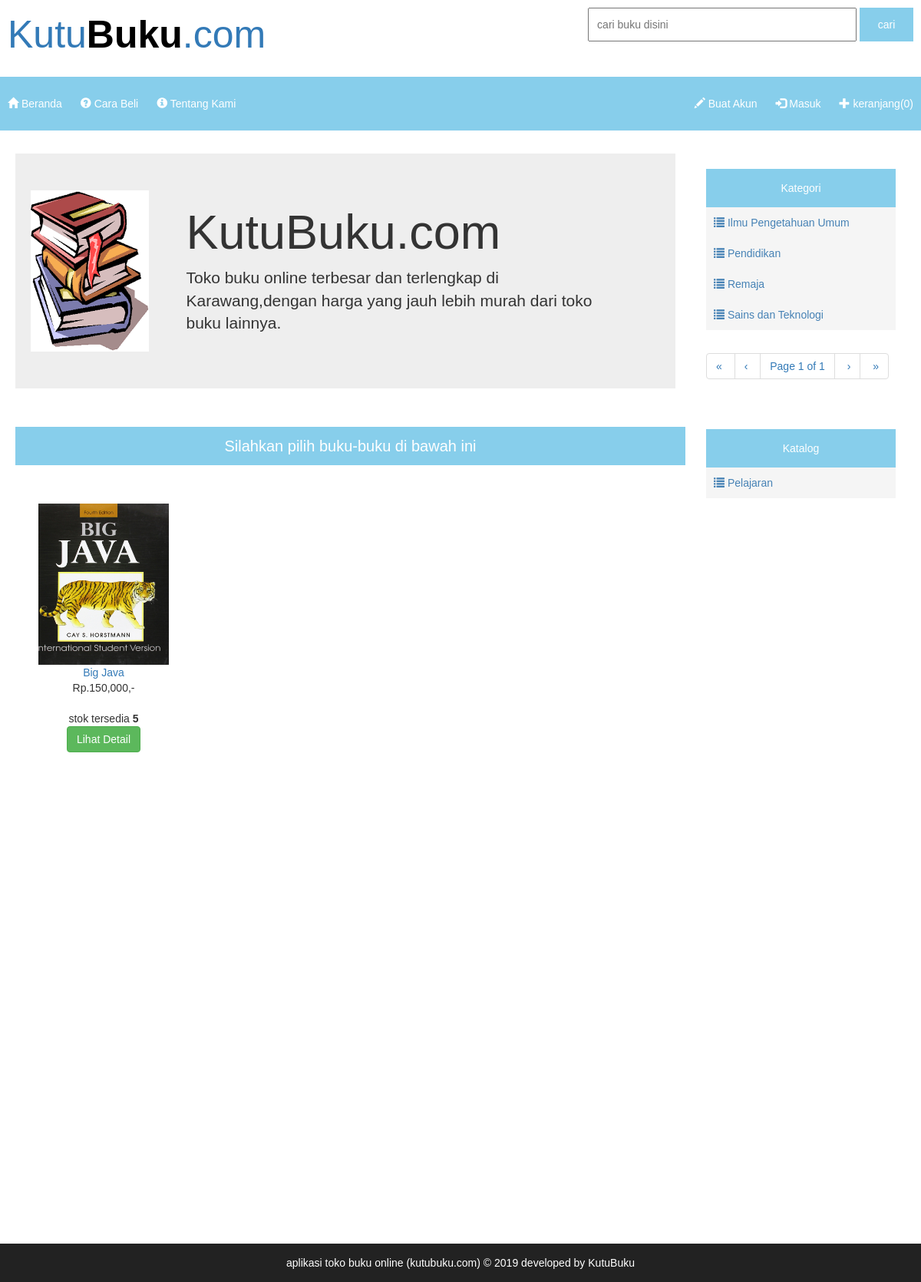
/index.php?katalog=3&kategori=4, run on the app's committed database.
### tables this page shows
CREATE TABLE `buku` (
  `id_buku` int(11) NOT NULL,
  `id_katalog` int(11) NOT NULL,
  `id_kategori` int(11) NOT NULL,
  `judul` varchar(90) NOT NULL,
  `pengarang` varchar(50) NOT NULL,
  `penerbit` varchar(50) NOT NULL,
  `hal` varchar(4) NOT NULL,
  `gambar` varchar(100) NOT NULL,
  `harga` varchar(11) NOT NULL,
  `deskripsi` varchar(300) NOT NULL,
  `tanggal` date NOT NULL
);

CREATE TABLE `stok` (
  `id_stok` int(11) NOT NULL,
  `id_buku` int(11) NOT NULL,
  `stok` varchar(5) NOT NULL
);

CREATE TABLE `kategori` (
  `id_kategori` int(11) NOT NULL,
  `kategori` varchar(40) NOT NULL
);

CREATE TABLE `katalog` (
  `id_katalog` int(11) NOT NULL,
  `id_kategori` int(11) NOT NULL,
  `katalog` varchar(50) NOT NULL
);

### kategori.php (the view, shortened to what this page needs)
<div class="hdnav">
Kategori
</div>
<ul class="kategori">
<?php
include"pagination2.php";
$querykategori = mysql_query("SELECT * from kategori");
		$rpp = 4;
        $reload = "index.php?page=&pagination=true";
        @$page = intval($_GET["page"]);
        if($page<=0) $page = 1;
        $tcount = mysql_num_rows($querykategori);
        $tpages = ($tcount) ? ceil($tcount/$rpp) : 1;
        $count = 0;
        $i = ($page-1)*$rpp;
while(($count<$rpp) && ($i<$tcount)) {
  $kategori = mysql_fetch_array($querykategori);
?>
<li><a href="index.php?kategori=<?php echo $kategori['id_kategori'] ?>"><span class="glyphicon glyphicon-list"></span> <?php echo $kategori['kategori'] ?></a></li>
<?php
$i++;
$count++;
} ?>
</ul>
 <div><?php echo paginate_kategori($reload, $page, $tpages); ?></div>

### index.php (shortened to what this page needs)
<!DOCTYPE html>
<html>
<head>
	<link rel="stylesheet" type="text/css" href="css/bootstrap.min.css">
	<link rel="stylesheet" type="text/css" href="css/style.css">
	<link rel="stylesheet" type="text/css" href="js/jquery-ui/jquery-ui.css">
</head>
<body>
<div id="head">
	<div class="hdkiri">
	<a>Kutu<b>Buku</b>.com</a>
	</div>
	<div class="hdkanan">
	<form action="index.php" method="get">
		<input type="text" name="judul" placeholder="cari buku disini" class="cari">
		<input type="submit" name="cari" value="cari" class="tombolcari">
	</form>
	</div>
</div>
<div id="menu">
	<div class="menukiri">
		<ul>
		<li><a href="index.php"><span class="glyphicon glyphicon-home"></span> Beranda</a></li>
		<li><a href="index.php?page=cara"><span class="glyphicon glyphicon-question-sign"></span> Cara Beli</a></li>
		<li><a href="index.php?page=tentang"><span class="glyphicon glyphicon-info-sign"></span> Tentang Kami</a></li>
		</ul>
	</div>
	<div class="menukanan">
	<ul>
		<li><a data-toggle="modal" data-target="#daftar" ><span class="glyphicon glyphicon-pencil"></span> Buat Akun</a></li>
		<li><a data-toggle="modal" data-target="#login"><span class="glyphicon glyphicon-log-in"></span> Masuk</a></li>
		<li><a href="#"><span class="glyphicon glyphicon-plus"></span> keranjang(0)</a></li>
	</ul>
	</div>
</div>
<div id="content">
	<div id="contentkiri">
		<div class="welcome">
			<?php
			@$page = $_GET['page'];
			if($page=="tentang")
			{
				include("tentang.php");
			}
			else if($page=="cara")
			{
				include("carabeli.php");
			}
			else{
			 	include("welcome.php");
			}
			?>
		</div>
		<div class="produk">
			<div class="hdproduk">
				Silahkan pilih buku-buku di bawah ini
			</div>
			<?php
			@$id_kategori = $_GET['kategori'];
			@$id_katalog = $_GET['katalog'];
			$q_seleksi_buku1 = mysql_query("SELECT * from buku where id_katalog='$id_katalog'");
			$q_buku = mysql_query("SELECT * from buku");
			if($id_kategori==0)
			{ while($buku = mysql_fetch_array($q_buku)){
			?>
			<div class="col-md-3">
			<div class="tamp_produk" style="border: solid #fff 1px;">
				<?php include("produk.php"); ?>
			</div>
			</div>
			<?php } }
			else if($id_kategori>=1 && $id_katalog>=1) { while($seleksi_buku1=mysql_fetch_array($q_seleksi_buku1)){?>
			<div class="col-md-3">
			<div class="tamp_produk">
				<?php include("seleksi_produk1.php"); ?>
			</div>
			</div>
			<?php }}
			 ?>
		</div>
	</div>
	<div id="contentkanan">
		<div class="navkanan">
			<?php include("kategori.php") ?>
		</div>
		<div class="navkanan">
		<?php
		$q_seleksi_katalog = mysql_query("SELECT * from katalog where id_kategori='$id_kategori'");
		if($id_kategori==0){
		 include("katalog.php");
		}else{
			include("seleksi_katalog.php");
		}
		 ?>
		</div>
	</div>
</div>
<div id="footer" style="margin-top:1450px;">
	<?php include("footer.php") ?>
</div>
</body>
</html>

### seleksi_produk1.php (shortened to what this page needs)
<center>
<img src="img/gambar_buku/<?php echo $seleksi_buku1['gambar']; ?>"><br>
<a href="#"><?php echo $seleksi_buku1['judul']; ?></a><br> Rp.<?php echo number_format($seleksi_buku1['harga']); ?>,-<br>
<?php
$qrystok = mysql_query("SELECT * FROM stok where id_buku='$seleksi_buku1[id_buku]'");
while($stok = mysql_fetch_array($qrystok)){
 ?>
<br><div style="text-align:center;">stok tersedia <b><?php echo $stok['stok']; ?></b></div>
<?php if($stok['stok']>=1){ ?>
<a data-toggle="modal" data-target="#detail" class="btn btn-success open" id='<?php echo  $seleksi_buku1['id_buku']; ?>'>Lihat Detail</a>
<?php } }?>

### seleksi_katalog.php
<div class="hdnav">
Katalog
</div>
<ul class="kategori">
<?php
while($a = mysql_fetch_array($q_seleksi_katalog)){
?>
<li><a href="index.php?katalog=<?php echo $a['id_katalog'] ?>&kategori=<?php echo $a['id_kategori'] ?>"><span class="glyphicon glyphicon-list"></span> <?php echo $a['katalog'] ?></a></li>
<?php } ?>
</ul>

### css/style.css (style rules this page uses)
* { margin:0; padding: 0; font-family: arial; font-size: 14px; }
#head { width: 100%; height: 100px; }
.hdkiri { float:left; padding: 10px; }
.hdkiri a { font-size: 50px; }
.hdkiri b { font-size: 50px; color:#000; }
.hdkanan { float: right; padding: 10px; }
.cari { padding: 10px; width: 350px; }
.tombolcari { padding: 10px; width: 70px; background: #87CEEB; border:solid 2px #87CEEB; color: #fff; }
#menu { background: #87CEEB; height: 70px; }
.menukiri { float: left; }
.menukiri ul li { list-style: none; display: inline; }
.menukiri ul li a { text-decoration: none; color: #fff; line-height: 50px; padding: 10px; display: inline-block; }
.menukanan { float: right; }
.menukanan ul li { list-style: none; display: inline; }
.menukanan ul li a { text-decoration: none; color: #fff; line-height: 50px; padding: 10px; display: inline-block; }
#content { width: 100%; }
#contentkiri { float: left; width:75%; }
.welcome { padding: 20px; }
#contentkanan { margin-top:20px; float: right; width: 25%; }
.navkanan { padding: 20px; }
.hdnav { width: 95%; line-height: 50px; background: #87CEEB; color: #fff; text-align: center; }
.kategori { width: 95%; line-height: 40px; }
.kategori li { list-style: none; background: #f5f5f5; }
.kategori li a { display: inline; text-decoration: none; color:#4682b5; padding:10px; }
.hdproduk { margin: 20px; margin-top:0px; width: 97%; line-height: 50px; background: #87CEEB; color: #fff; text-align: center; font-size: 20px; }
.tamp_produk { margin: 20px; width: 200px; height: 370px; }
.tamp_produk img { margin-top: 10px; width: 170px; height: 210px; }
#footer { margin-top: 280px; width: 100%; background: #222; color: #fff; text-align: center; padding: 15px; }

### data on the page
buku: gambar (picture), judul "Big Java", harga "150,000"
stok: stok "5"
kategori: kategori "Ilmu Pengetahuan Umum"
kategori: kategori "Pendidikan"
kategori: kategori "Remaja"
kategori: kategori "Sains dan Teknologi"
katalog: katalog "Pelajaran"

### other printed values
$firstlabel "«"
$prevlabel "‹"
$page "1"
$tpages "1"
$nextlabel "›"
$lastlabel "»"
